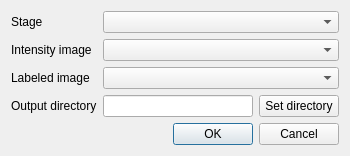
<?xml version="1.0" encoding="UTF-8"?>
<ui version="4.0">
 <class>FindDefectsDialog</class>
 <widget class="QDialog" name="FindDefectsDialog">
  <property name="geometry">
   <rect>
    <x>0</x>
    <y>0</y>
    <width>350</width>
    <height>148</height>
   </rect>
  </property>
  <property name="windowTitle">
   <string>Dialog</string>
  </property>
  <layout class="QGridLayout" name="gridLayout">
   <item row="1" column="0">
    <widget class="QLabel" name="lStage">
     <property name="text">
      <string>Stage</string>
     </property>
    </widget>
   </item>
   <item row="3" column="0">
    <widget class="QLabel" name="lIntensImg">
     <property name="text">
      <string>Intensity image</string>
     </property>
    </widget>
   </item>
   <item row="5" column="0">
    <widget class="QLabel" name="lLabeledImg">
     <property name="text">
      <string>Labeled image</string>
     </property>
    </widget>
   </item>
   <item row="7" column="0">
    <widget class="QLabel" name="lOutputDir">
     <property name="text">
      <string>Output directory</string>
     </property>
    </widget>
   </item>
   <item row="7" column="1">
    <widget class="QLineEdit" name="leOutputDir"/>
   </item>
   <item row="7" column="2">
    <widget class="QPushButton" name="pbSetOutputDir">
     <property name="text">
      <string>Set directory</string>
     </property>
    </widget>
   </item>
   <item row="5" column="1" colspan="2">
    <widget class="QComboBox" name="cbLabeledImg">
     <property name="sizePolicy">
      <sizepolicy hsizetype="Expanding" vsizetype="Fixed">
       <horstretch>0</horstretch>
       <verstretch>0</verstretch>
      </sizepolicy>
     </property>
    </widget>
   </item>
   <item row="3" column="1" colspan="2">
    <widget class="QComboBox" name="cbIntensityImg">
     <property name="sizePolicy">
      <sizepolicy hsizetype="Expanding" vsizetype="Fixed">
       <horstretch>0</horstretch>
       <verstretch>0</verstretch>
      </sizepolicy>
     </property>
    </widget>
   </item>
   <item row="1" column="1" colspan="2">
    <widget class="QComboBox" name="cbStage">
     <property name="sizePolicy">
      <sizepolicy hsizetype="Expanding" vsizetype="Fixed">
       <horstretch>0</horstretch>
       <verstretch>0</verstretch>
      </sizepolicy>
     </property>
    </widget>
   </item>
   <item row="9" column="0" colspan="3">
    <widget class="QDialogButtonBox" name="buttonBox">
     <property name="orientation">
      <enum>Qt::Horizontal</enum>
     </property>
     <property name="standardButtons">
      <set>QDialogButtonBox::Cancel|QDialogButtonBox::Ok</set>
     </property>
    </widget>
   </item>
  </layout>
 </widget>
 <resources/>
 <connections>
  <connection>
   <sender>buttonBox</sender>
   <signal>accepted()</signal>
   <receiver>FindDefectsDialog</receiver>
   <slot>accept()</slot>
   <hints>
    <hint type="sourcelabel">
     <x>248</x>
     <y>254</y>
    </hint>
    <hint type="destinationlabel">
     <x>157</x>
     <y>274</y>
    </hint>
   </hints>
  </connection>
  <connection>
   <sender>buttonBox</sender>
   <signal>rejected()</signal>
   <receiver>FindDefectsDialog</receiver>
   <slot>reject()</slot>
   <hints>
    <hint type="sourcelabel">
     <x>316</x>
     <y>260</y>
    </hint>
    <hint type="destinationlabel">
     <x>286</x>
     <y>274</y>
    </hint>
   </hints>
  </connection>
 </connections>
</ui>
